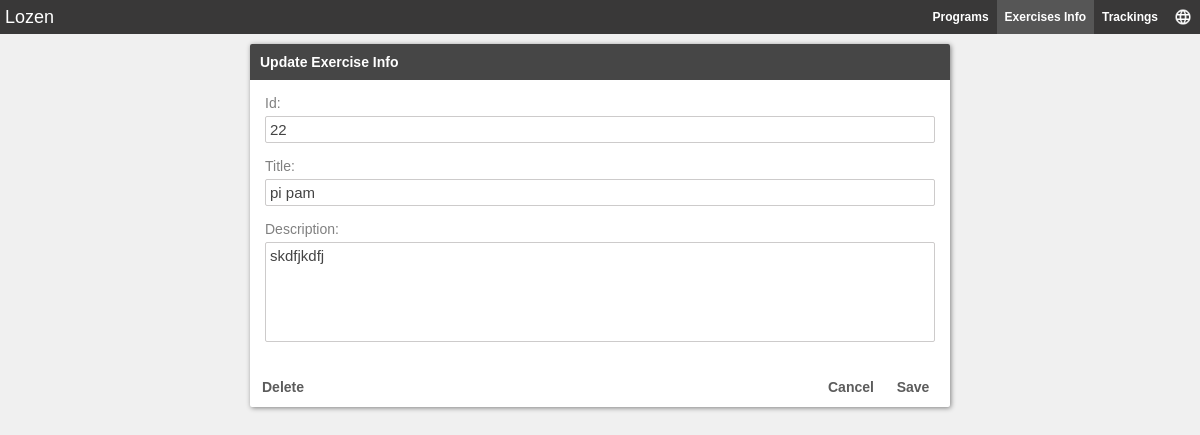
/exercises_info/update/22, run on the app's committed database.
### exercises_info/models.py (models this page shows, shortened)
class ExerciseInfo(models.Model):
  id = models.PositiveIntegerField(primary_key=True)
  title = models.CharField(max_length=32)
  description = models.TextField(blank=True, default='')
  version = models.PositiveSmallIntegerField(blank=False, null=False)

### exercises_info/views.py (the view, shortened to what this page needs)
# urls.py: path('update/<int:pk>',views.ExerciseInfoUpdateView.as_view(), name='update'),
class ExerciseInfoUpdateView(UpdateView):
    model = ExerciseInfo
    form_class = FormExerciseInfo
    template_name = 'exercises_info/update.html'
    context_object_name = 'exercise_info'
    success_url = reverse_lazy('exercises_info:list')
    def dispatch(self, request, *args, **kwargs):
      if Tracking.is_last_version_released():
          return redirect(self.success_url)
      return super().dispatch(request, *args, **kwargs)

### exercises_info/forms.py
class FormExerciseInfo(forms.ModelForm):
  class Meta:
    model = ExerciseInfo
    exclude = ['version',]

### trackings/models.py (called while the page is built)
  @classmethod
  def is_last_version_released(cls):
    if cls.objects.exists():
      tracking = cls.objects.latest('version')
      return tracking.state == True
    return True

### exercises_info/templates/exercises_info/update.html (shortened to what this page needs)
{% extends 'base.html' %}
{% load static %}
{% block links %}
  <link rel="stylesheet" href="{% static 'css/forms.css' %}">
{% endblock %}
{% block content %}
  <div class="form-container">
    <div class="form-header">
      <div class="form-title">Update Exercise Info</div>
    </div>
    <div class="form-body">
      <form id="form" method="POST">
          {% for field in form %}
            <div class="form-group">
              {{field.label_tag}}
              {{field}}
            </div>
          {% endfor %}
      </form>
    </div>
    <div class="form-footer">
      <a type="button" class="btn-form" href="{% url 'exercises_info:delete' pk=exercise_info.id %}">Delete</a>
      <div class="footer-group">
        <a type="button" class="btn-form" href="{% url 'exercises_info:list' %}">Cancel</a>
        <button type="submit" form="form" class="btn-form">Save</button>
      </div>
    </div>
  </div>
{% endblock %}

### staticfiles/css/base.css (style rules this page uses)
* { margin:0; padding:0; box-sizing: border-box; font-family: Arial, Helvetica, sans-serif; }
:root { --black-mate: #393838; }
body { height: 100vh; display: flex; flex-direction: column; overflow-y: hidden; }

### staticfiles/css/forms.css (style rules this page uses)
.form-container { border-radius: 2px; background-color: white; box-shadow: gray 1px 1px 5px; min-width: 30%; width: 95%; max-width: 700px; display: flex; flex-direction: column; margin-top: 10px; align-self: center; margin-bottom: 100px; }
.form-header { border-top-right-radius: inherit; border-top-left-radius: inherit; background-color: rgb(70, 70, 70); padding: 10px; display: flex; flex-direction: row; justify-content: space-between; }
.form-body { padding: 15px; }
form { display: flex; flex-direction: column; gap: 15px; }
.form-footer { margin-top: 10px; display: flex; flex-direction: row; justify-content: space-between; align-items: center; padding: 12px; }
.form-title { color: white; font-size: 14px; font-weight: bold; }
.btn-form { min-width: 50px; border: none; outline: none; color: rgb(92, 92, 92); font-size: 14px; font-weight: bold; background:none; cursor: pointer; text-decoration: none; }
form label { color: gray; font-size: 14px; }
form input, form textarea, form select { color: rgb(68, 68, 68); outline: none; border: 1px solid rgb(205, 203, 203); border-radius: 2px; font-size: 15px; padding: 4px; resize: none; }
form textarea { height: 100px; }
.form-group { display: flex; flex-direction: column; gap: 5px; }
.footer-group { display: flex; flex-direction: row; gap: 10px; align-self: flex-end; }

### data on the page
ExerciseInfo: form "22" "pi pam" "skdfjkdfj"

### other printed values
{{ field.label_tag }} "Id:" "Title:" "Description:"
